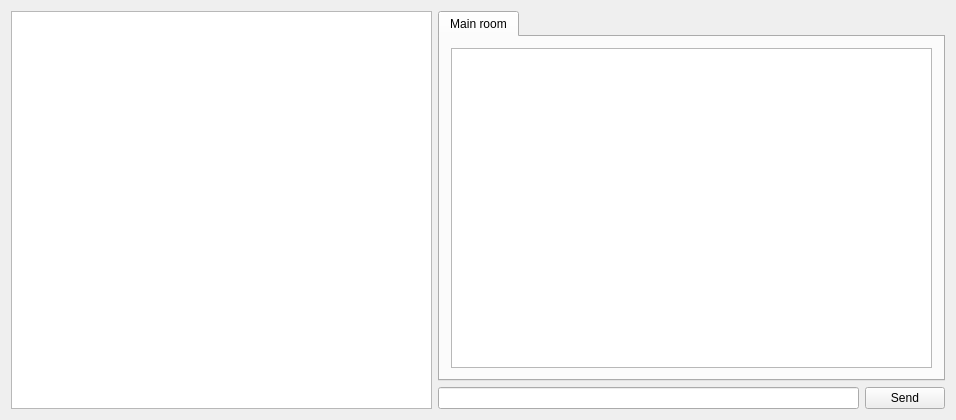
<?xml version="1.0" encoding="UTF-8"?>
<ui version="4.0">
 <class>Form</class>
 <widget class="QWidget" name="Form">
  <property name="geometry">
   <rect>
    <x>0</x>
    <y>0</y>
    <width>956</width>
    <height>420</height>
   </rect>
  </property>
  <property name="windowTitle">
   <string>Main widget</string>
  </property>
  <layout class="QGridLayout" name="gridLayout_2">
   <item row="2" column="3">
    <widget class="QPushButton" name="sendButton">
     <property name="text">
      <string>Send</string>
     </property>
    </widget>
   </item>
   <item row="1" column="2" colspan="2">
    <widget class="QTabWidget" name="chatroomsTabs">
     <property name="currentIndex">
      <number>0</number>
     </property>
     <widget class="QWidget" name="tab">
      <attribute name="title">
       <string>Main room</string>
      </attribute>
      <layout class="QVBoxLayout" name="verticalLayout">
       <item>
        <widget class="QListWidget" name="mainRoomMessages"/>
       </item>
      </layout>
     </widget>
    </widget>
   </item>
   <item row="1" column="0" rowspan="2">
    <layout class="QGridLayout" name="gridLayout"/>
   </item>
   <item row="2" column="2">
    <widget class="QLineEdit" name="messageLE"/>
   </item>
   <item row="1" column="1" rowspan="2">
    <widget class="QListWidget" name="listUsers"/>
   </item>
  </layout>
 </widget>
 <layoutdefault spacing="6" margin="11"/>
 <resources/>
 <connections/>
</ui>
